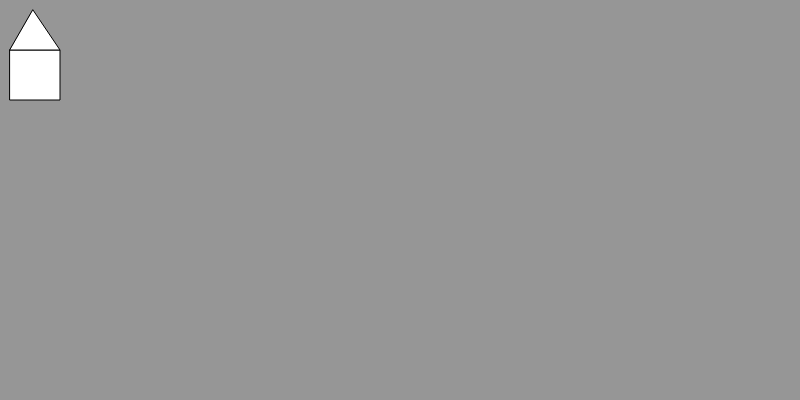
Frame 1 (no input)
Frame 60 (no input): identical to frame 1, image omitted
Frame 120 (the mouse pressed at the canvas centre since frame 60): identical to frame 1, image omitted

The p5.js sketch that drew this single still picture (run headless with seeded random() and noise() and a simulated clock; from frame 60 on, the mouse is pressed at the canvas centre):

// p5.js sketch
// ── sketch.js
function setup() {
  createCanvas(800, 400);
}

function draw() {
  background(150);
  house(10,50,50,50,33,10)
  }

function house(a,b,c,d,e,f,g,h) {
  rect(a,b,c,d)
  triangle(a,b,a+c,b,e,f)
}
